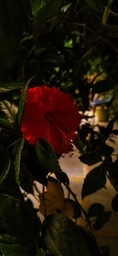
#> input picture U-Net_From_Scratch/testimg.jpeg, 118 x 256 px, shrunk from 590 x 1280 before the run, found by its file name
$ jupyter execute Exp5.ipynb   (older library calls are emulated)
#> lines starting #> are read from the running program, lines starting #| are printed output that depends on the picture; after the words box and inside, x2 and y2 are one past the last pixel; in counts of white or black regions, pixels touching at a corner belong together
# Step 1 — Understand: What is Image Segmentation?

An image is basically a grid of pixels.
Each pixel has an RGB value.

**The job of segmentation** = to divide those pixels into groups that belong to the same *object* or *region*.

---

## Example

If you take a photo of a park:

- 🟢 **Green pixels** → Grass / Trees
- 🔵 **Blue pixels** → Sky
- 🟤 **Brown pixels** → Path / Soil

---

## Key Idea

Image Segmentation = grouping similar pixels together to identify meaningful parts of an image.

[cell 1]
import cv2
import numpy as np
import matplotlib.pyplot as plt
from PIL import Image

plt.rcParams['figure.dpi'] = 120
print("Libraries import done!")

[cell 2]
image_path = 'testimg.jpeg'

# Loading image
img_bgr  = cv2.imread(image_path)
#> img_bgr is the input picture: shape (256, 118, 3); mean B, G, R 8.4, 22, 33.6
img_rgb  = cv2.cvtColor(img_bgr, cv2.COLOR_BGR2RGB)
img_gray = cv2.cvtColor(img_bgr, cv2.COLOR_BGR2GRAY)

# --- Comparison Plot ---
fig, axes = plt.subplots(1, 3, figsize=(15, 5))

# Original
axes[0].imshow(img_rgb)
axes[0].set_title('🌈 Original Image\n(RGB - 3 channels)', fontsize=12, fontweight='bold')
axes[0].axis('off')

# Grayscale
axes[1].imshow(img_gray, cmap='gray')
axes[1].set_title('⬛ Grayscale Image\n(1 channel - only intensity)', fontsize=12, fontweight='bold')
axes[1].axis('off')

# Pixel Intensity Heatmap (visual explantion of grayscale)
im = axes[2].imshow(img_gray, cmap='hot')
axes[2].set_title('🌡️ Intensity Heatmap\n(bright = high value, dark = low)', fontsize=12, fontweight='bold')
axes[2].axis('off')
plt.colorbar(im, ax=axes[2], fraction=0.046, pad=0.04)

plt.suptitle('Image Understanding — Three Visual ways',
             fontsize=14, fontweight='bold', y=1.02)
plt.tight_layout()
plt.show()

# Stats print
print(f"📐 Image Shape   : {img_rgb.shape}  →  (Height, Width, Channels)")
#| 📐 Image Shape   : (256, 118, 3)  →  (Height, Width, Channels)
print(f"🔢 Total Pixels  : {img_rgb.shape[0] * img_rgb.shape[1]:,}")
#| 🔢 Total Pixels  : 30,208
print(f"⬜ Gray Min Value: {img_gray.min()}  (Total black)")
#| ⬜ Gray Min Value: 0  (Total black)
print(f"⬛ Gray Max Value: {img_gray.max()}  (Total white)")
#| ⬛ Gray Max Value: 236  (Total white)
print(f"📊 Gray Mean     : {img_gray.mean():.1f}  (Average brightness)")
#| 📊 Gray Mean     : 23.9  (Average brightness)

##  Step 3: Thresholding -> Foreground vs Background

**Idea:** Divide image into two parts — foreground (object) or background.

now check every pixel value:
- if pixel value > threshold → White (Foreground)
- if pixel value < threshold → Black (Background)

**Otsu's Method** this method automatically find best threshold value.

### Formula:
$$\sigma_B^2(t) = \omega_0(t) \cdot \omega_1(t) \cdot [\mu_0(t) - \mu_1(t)]^2$$

- $\omega_0, \omega_1$ = ratio of both classes pixels
- $\mu_0, \mu_1$ = avg. intensity of both classes
- $t$ = Threshold value (to be maximized)

[cell 3]
# Manual threshold
manual_thresh = 127  # 0-255 mid vaalue between these two

_, manual_result = cv2.threshold(img_gray, manual_thresh, 255, cv2.THRESH_BINARY)
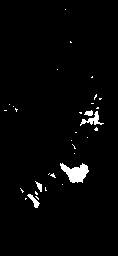
#> manual_result: shape (256, 118); 2.4% white; 32 white regions (27 under 20 px), largest, box (x1, y1, x2, y2) and area: (60, 163, 89, 183) 334, (80, 111, 104, 126) 119, (27, 194, 40, 208) 68, (84, 110, 93, 116) 37, (35, 181, 42, 192) 37

# Plot
fig, axes = plt.subplots(1, 3, figsize=(14, 4))

axes[0].imshow(img_gray, cmap='gray')
axes[0].set_title('Grayscale Image', fontweight='bold')
axes[0].axis('off')

axes[1].imshow(manual_result, cmap='gray')
axes[1].set_title(f'Manual Threshold = {manual_thresh}\n(manually setted)', fontweight='bold')
axes[1].axis('off')

# Histogram — samjho pixels kahan hain
axes[2].hist(img_gray.ravel(), bins=256, color='steelblue', alpha=0.8)
axes[2].axvline(manual_thresh, color='red', linewidth=2,
                label=f'Threshold = {manual_thresh}')
axes[2].set_title('Pixel Intensity Distribution', fontweight='bold')
axes[2].set_xlabel('Pixel Value (0=Black, 255=White)')
axes[2].set_ylabel('Pixel Count')
axes[2].legend()

plt.suptitle('Step 3A — Manual Thresholding', fontsize=13, fontweight='bold')
plt.tight_layout()
plt.show()
#> figure, not shown here; panel 3: tallest bar 1699 high, from x = 6.45 to 7.38

[cell 4]
# using Gaussian blur (to reducing noise)
blurred = cv2.GaussianBlur(img_gray, (5, 5), 0)

# otsu automatically find threshold
otsu_thresh, otsu_result = cv2.threshold(
    blurred, 0, 255,
    cv2.THRESH_BINARY + cv2.THRESH_OTSU
)
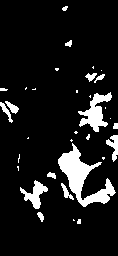
#> otsu_result: shape (256, 118); 10% white; 33 white regions (18 under 20 px), largest, box (x1, y1, x2, y2) and area: (58, 143, 116, 207) 1312, (78, 92, 112, 132) 587, (20, 180, 48, 209) 328
#> otsu_thresh = 54

# Differenciate Foreground and Background (on Color image)
fg_image = img_rgb.copy()
bg_image = img_rgb.copy()

fg_mask = otsu_result == 255        # Foreground pixels
fg_image[~fg_mask] = [0, 0, 0]     # Background changed to black
bg_image[fg_mask]  = [200, 200, 200]  # Foreground changed to grey
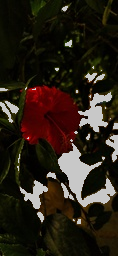
#> bg_image: shape (256, 118, 3); mean R, G, B 41.1, 32.5, 22.8

# Plot
fig, axes = plt.subplots(2, 2, figsize=(12, 10))

axes[0][0].imshow(img_rgb)
axes[0][0].set_title('Original Image', fontweight='bold')
axes[0][0].axis('off')

axes[0][1].imshow(otsu_result, cmap='gray')
axes[0][1].set_title(f'Otsu Result\n(Auto Threshold = {otsu_thresh:.0f})',
                      fontweight='bold', color='green')
axes[0][1].axis('off')

axes[1][0].imshow(fg_image)
axes[1][0].set_title('Foreground Only', fontweight='bold')
axes[1][0].axis('off')

axes[1][1].imshow(bg_image)
axes[1][1].set_title('Background Only', fontweight='bold')
axes[1][1].axis('off')

plt.suptitle(f'Step 3B — Otsu\'s Thresholding (Best T = {otsu_thresh:.0f})',
             fontsize=13, fontweight='bold')
plt.tight_layout()
plt.show()

print(f" Otsu best threshold: {otsu_thresh:.0f}")
#|  Otsu best threshold: 54
print(f" Foreground pixels: {fg_mask.sum():,}")
#|  Foreground pixels: 3,030
print(f" Background pixels: {(~fg_mask).sum():,}")
#|  Background pixels: 27,178

## Step 4: Edge Detection

**What is Edge?**
Places where pixel values suddenly change,
where one object vanish and new object start

### 2 Methods for thi:

| Method | How this work? |
|--------|----------------------|
| **Sobel** | it find gradient between X and Y direction. |
| **Canny** | Best edges, removes noise, and then detects edge |

### Sobel Formula:
$$G_x = \begin{bmatrix} -1 & 0 & +1 \\ -2 & 0 & +2 \\ -1 & 0 & +1 \end{bmatrix} * I$$
$$G_y = \begin{bmatrix} -1 & -2 & -1 \\ 0 & 0 & 0 \\ +1 & +2 & +1 \end{bmatrix} * I$$
$$G = \sqrt{G_x^2 + G_y^2}$$

- $I$ = Image matrix
- $G_x$ = Horizontal edges
- $G_y$ = Vertical edges
- $G$ = Final edge strength

[cell 5]
# Step 1: # Find Soble X and Y different different
sobel_x = cv2.Sobel(img_gray, cv2.CV_64F, 1, 0, ksize=3)  # Vertical edges
sobel_y = cv2.Sobel(img_gray, cv2.CV_64F, 0, 1, ksize=3)  # Horizontal edges
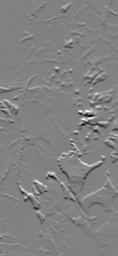
#> sobel_y: shape (256, 118) float64; min -709, max 682, mean 0; drawn with min black and max white

# Step 2: Combined magnitude → G = sqrt(Gx² + Gy²)
sobel_combined = np.sqrt(sobel_x**2 + sobel_y**2)
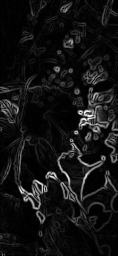
#> sobel_combined: shape (256, 118) float64; min 0, max 719.9, mean 56.5; drawn with min black and max white

# Step 3: 0-255 normalize in this range
sobel_combined = np.uint8(sobel_combined / sobel_combined.max() * 255)

# Step 4: Plot
fig, axes = plt.subplots(1, 4, figsize=(18, 4))

axes[0].imshow(img_gray, cmap='gray')
axes[0].set_title('⬛ Grayscale\n(Input)', fontweight='bold')
axes[0].axis('off')

axes[1].imshow(np.abs(sobel_x), cmap='gray')
axes[1].set_title('Sobel X\n(Vertical Edges)', fontweight='bold')
axes[1].axis('off')

axes[2].imshow(np.abs(sobel_y), cmap='gray')
axes[2].set_title('Sobel Y\n(Horizontal Edges)', fontweight='bold')
axes[2].axis('off')

axes[3].imshow(sobel_combined, cmap='gray')
axes[3].set_title('✨ Sobel Combined\n(All Edges)', fontweight='bold')
axes[3].axis('off')

plt.suptitle('Step 4A — Sobel Edge Detection', fontsize=13, fontweight='bold')
plt.tight_layout()
plt.show()
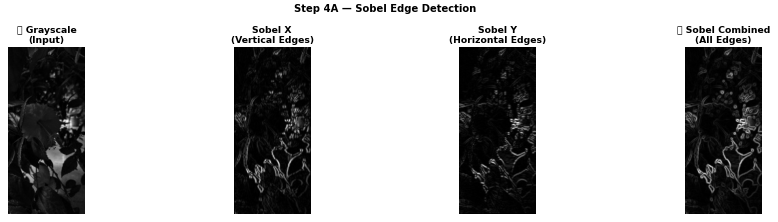
#> figure drawn by matplotlib, 4 panels

# Stats
edge_pixels = (sobel_combined > 30).sum()
#> edge_pixels = 5439
total_pixels = img_gray.size
#> total_pixels = 30208
print(f"Edge pixels (>30): {edge_pixels:,}")
#| Edge pixels (>30): 5,439
print(f"Edge ratio: {edge_pixels/total_pixels*100:.1f}% of image")
#| Edge ratio: 18.0% of image

## Step 4B: Canny Edge Detection

Canny, Sobel se **smarter** hai — yeh 2 thresholds use karta hai:

| Threshold | Matlab |
|-----------|--------|
| **Lower** | no edges |
| **Upper** | there is a edge |
| **Beech mein** | only when where a edge is connected with different edge|

### Canny Pipeline:
$$\text{Image} \xrightarrow{\text{Blur}} \xrightarrow{\text{Gradient}} \xrightarrow{\text{Non-Max}} \xrightarrow{\text{Double Threshold}} \text{Edges}$$

[cell 6]
# try three different threshold combinations
configs = [
    (20, 60,  'Sensitive\n(more edges)'),
    (50, 150, 'Balanced \n(recommended)'),
    (100, 200, 'Strict\n(only strong edges)'),
]

fig, axes = plt.subplots(2, 3, figsize=(15, 9))

for idx, (low, high, title) in enumerate(configs):
    edges = cv2.Canny(blurred, low, high)

    # Overlay the edges on original images (red color)
    overlay = img_rgb.copy()
    overlay[edges == 255] = [255, 0, 0]

    # Row 1: only edges
    axes[0][idx].imshow(edges, cmap='gray')
    axes[0][idx].set_title(f'{title}\nlow={low}, high={high}', fontweight='bold')
    axes[0][idx].axis('off')
    axes[0][idx].set_xlabel(f"Edges: {(edges==255).sum():,} pixels")

    # Row 2: Overlay on original
    axes[1][idx].imshow(overlay)
    axes[1][idx].set_title(f'Overlay — low={low}, high={high}', fontweight='bold')
    axes[1][idx].axis('off')
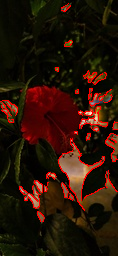
#> overlay: shape (256, 118, 3); mean R, G, B 41.1, 19.4, 7.1

plt.suptitle('Step 4B — Canny Edge Detection (3 configs comparing)',
             fontsize=13, fontweight='bold')
plt.tight_layout()
plt.show()

# Save the best results (Balanced)
best_edges = cv2.Canny(blurred, 50, 150)
print(f"Best (Balanced) edge pixels : {(best_edges==255).sum():,}")
#| Best (Balanced) edge pixels : 1,933
print(f"Sobel edge pixels        : 45,315")
print(f"Difference: Canny is more clean!")

## 🎨 Step 5: K-Means Clustering Segmentation

**Idea:** Based on the RGB color of image pixels we divide them into K groups (clusters)

### Objective Function (To Minimize):
$$J = \sum_{j=1}^{K} \sum_{x_i \in C_j} \|x_i - \mu_j\|^2$$

- $K$ = how many segements want?
- $x_i$ = RGB value of individual pixel
- $\mu_j$ = Center of Cluster (mean color)
- $\|x_i - \mu_j\|^2$ = Distance between pixel and center

### Centroid Update Formula:
$$\mu_j = \frac{1}{|C_j|} \sum_{x_i \in C_j} x_i$$

[cell 7]
from sklearn.cluster import KMeans

# Step 1: Convert the pixels of image into list
h, w, c = img_rgb.shape
#> h = 256; w = 118; c = 3
pixels = img_rgb.reshape(-1, 3).astype(np.float32)
# Shape: (total_pixels, 3) → all pixels are a row [R, G, B]

print(f" Image shape     : {img_rgb.shape}")
#|  Image shape     : (256, 118, 3)
print(f" Total pixels    : {pixels.shape[0]:,}")
#|  Total pixels    : 30,208
print(f" Features per px : {pixels.shape[1]} (R, G, B)")
#|  Features per px : 3 (R, G, B)

[cell 8]
# Step 2: apply K-means
# K = 4 that means 4 segments/colors mein divide
K = 4

kmeans = KMeans(n_clusters=K, random_state=42, n_init=10)
kmeans.fit(pixels)

# here pixel get it's cluster number
labels = kmeans.labels_          # Shape: (total_pixels,)
centers = kmeans.cluster_centers_.astype(np.uint8)  # K colors

print(f" K-Means complete!")
print(f" Clusters making  : {K}")
print(f"\n mean color of every cluster (RGB):")
for i, color in enumerate(centers):
    print(f"   Cluster {i+1}: R={color[0]:3d}, G={color[1]:3d}, B={color[2]:3d}")

[cell 9]
# Step 3: make segmented image and visualize it

# give every pixel mean color to it's cluster
segmented_pixels = centers[labels]
segmented_image = segmented_pixels.reshape(h, w, 3)

# Plot
fig, axes = plt.subplots(1, 3, figsize=(15, 5))

axes[0].imshow(img_rgb)
axes[0].set_title(' Original Image', fontweight='bold')
axes[0].axis('off')

axes[1].imshow(labels.reshape(h, w), cmap='tab10')
axes[1].set_title(' Label Map\n(all color = diff cluster)', fontweight='bold')
axes[1].axis('off')

axes[2].imshow(segmented_image)
axes[2].set_title(f'✨ Segmented Image\n(K={K} clusters)', fontweight='bold')
axes[2].axis('off')

plt.suptitle('Step 5 — K-Means Segmentation Result', fontsize=13, fontweight='bold')
plt.tight_layout()
plt.show()
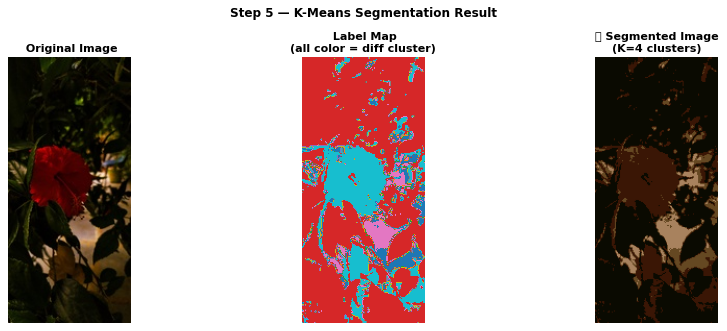
#> figure drawn by matplotlib, 3 panels

# Har cluster mein kitne pixels hain
print("Cluster-wise pixel count:")
for i in range(K):
    count = (labels == i).sum()
    percent = count / len(labels) * 100
    print(f"   Cluster {i+1}: {count:,} pixels ({percent:.1f}%)")

[cell 10]
# Step 4: K = 2, 3, 4, 5 compare karo — konsa best lagta hai?

K_values = [2, 3, 4, 5]

fig, axes = plt.subplots(2, 4, figsize=(18, 9))

for idx, k in enumerate(K_values):
    km = KMeans(n_clusters=k, random_state=42, n_init=10)
    km.fit(pixels)

    seg = km.cluster_centers_.astype(np.uint8)[km.labels_]
    seg_img = seg.reshape(h, w, 3)

    # Row 1: Segmented image
    axes[0][idx].imshow(seg_img)
    axes[0][idx].set_title(f'K = {k}', fontsize=12, fontweight='bold')
    axes[0][idx].axis('off')

    # Row 2: Label map
    axes[1][idx].imshow(km.labels_.reshape(h, w), cmap='tab10')
    axes[1][idx].set_title(f'Label Map (K={k})', fontsize=12, fontweight='bold')
    axes[1][idx].axis('off')

plt.suptitle('Step 5 — K values compare karo (2 se 5 tak)',
             fontsize=13, fontweight='bold')
plt.tight_layout()
plt.show()
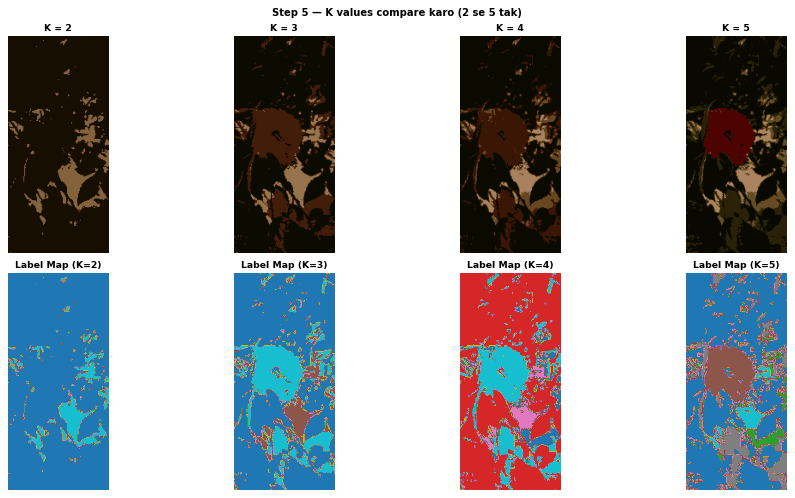
#> figure drawn by matplotlib, 8 panels

print("💡 Tip:")
print("   K more = more detail = slow")
print("   K less   = less detail  = fast")
print("\n Which K is best for my image?")

[cell 11]
# CELL 6: Results + Conclusion

fig, axes = plt.subplots(2, 3, figsize=(16, 10))

# 1. Original
axes[0][0].imshow(img_rgb)
axes[0][0].set_title(' Original Image', fontweight='bold')
axes[0][0].axis('off')

# 2. Grayscale
axes[0][1].imshow(img_gray, cmap='gray')
axes[0][1].set_title(' Grayscale', fontweight='bold')
axes[0][1].axis('off')

# 3. Otsu Thresholding
axes[0][2].imshow(otsu_result, cmap='gray')
axes[0][2].set_title(f' Otsu Threshold\n(T={otsu_thresh:.0f})', fontweight='bold')
axes[0][2].axis('off')

# 4. Sobel Edges
axes[1][0].imshow(sobel_combined, cmap='gray')
axes[1][0].set_title(' Sobel Edges', fontweight='bold')
axes[1][0].axis('off')

# 5. Canny Edges
axes[1][1].imshow(best_edges, cmap='gray')
axes[1][1].set_title(' Canny Edges', fontweight='bold')
axes[1][1].axis('off')

# 6. K-Means Best Result
best_K = 5
km_final = KMeans(n_clusters=best_K, random_state=42, n_init=10)
km_final.fit(pixels)
seg_final = km_final.cluster_centers_.astype(np.uint8)[km_final.labels_]
seg_final = seg_final.reshape(h, w, 3)
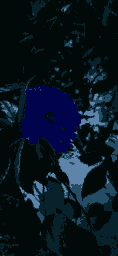
#> seg_final: shape (256, 118, 3); mean of channels 0, 1, 2 33, 21.7, 7.9; drawn as B, G, R

axes[1][2].imshow(seg_final)
axes[1][2].set_title(f' K-Means (K={best_K})', fontweight='bold')
axes[1][2].axis('off')

plt.suptitle(' Final Results — Poora Experiment Ek Nazar Mein',
             fontsize=14, fontweight='bold')
plt.tight_layout()
plt.show()

[cell 12]
# Conclusion Print karo


print("=" * 55)
print("         EXPERIMENT CONCLUSION")
print("=" * 55)

print(f"""
  Image Size     : {img_rgb.shape[0]} x {img_rgb.shape[1]} pixels
  Total Pixels   : {img_rgb.shape[0] * img_rgb.shape[1]:,}

 METHOD-WISE SUMMARY:
━━━━━━━━━━━━━━━━━━━━━━━━━━━━━━━━━━━━━━━━━━━━━━━━
 Otsu Thresholding
   → Best Threshold  : {otsu_thresh:.0f}
   → Foreground      : {(otsu_result==255).sum():,} pixels
   → Background      : {(otsu_result==0).sum():,} pixels

 Sobel Edge Detection
   → Edge Pixels     : {(sobel_combined > 30).sum():,}
   → Edge Ratio      : {(sobel_combined > 30).sum() / img_gray.size * 100:.1f}%

 Canny Edge Detection
   → Edge Pixels     : {(best_edges==255).sum():,}
   → Thresholds Used : 50 (low), 150 (high)

 K-Means Clustering
   → Best K Value    : {best_K}
   → Segments Bane   : {best_K} color regions
━━━━━━━━━━━━━━━━━━━━━━━━━━━━━━━━━━━━━━━━━━━━━━━━

🎯 CONCLUSION:
   Image segmentation se hum ek image ko meaningful
   regions mein divide kar sakte hain. Har method
   ka apna use case hai:

   • Thresholding → Simple, fast (binary only)
   • Edge Detection → Boundaries dhundne ke liye
   • K-Means → Color based segmentation best hai!
""")
#> (printed output is left out)
print("=" * 55)
print(" Experiment Complete!")
print("=" * 55)

$ run again, with U-Net_From_Scratch/predictions.png saved as U-Net_From_Scratch/testimg.jpeg
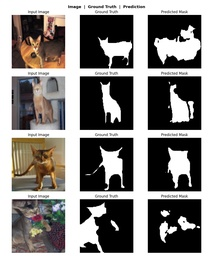
#> input picture U-Net_From_Scratch/predictions.png, 213 x 256 px, shrunk from 1000 x 1200 before the run, found by its file name
#> img_bgr is the input picture: shape (256, 213, 3); mean B, G, R 130.3, 132.9, 136.1
#| 📐 Image Shape   : (256, 213, 3)  →  (Height, Width, Channels)
#| 🔢 Total Pixels  : 54,528
#| ⬜ Gray Min Value: 0  (Total black)
#| ⬛ Gray Max Value: 255  (Total white)
#| 📊 Gray Mean     : 133.5  (Average brightness)
#> manual_result: shape (256, 213); 51.1% white; 48 black regions (32 under 20 px), largest, box (x1, y1, x2, y2) and area: (148, 199, 201, 253) 2522, (12, 199, 65, 253) 2456, (80, 76, 133, 130) 2452
#> otsu_result: shape (256, 213); 50.1% white; 15 black regions, largest, box (x1, y1, x2, y2) and area: (148, 199, 201, 253) 2542, (12, 199, 65, 253) 2534, (80, 76, 133, 130) 2470
#> otsu_thresh = 133
#|  Otsu best threshold: 133
#|  Foreground pixels: 27,339
#|  Background pixels: 27,189
#> `plt.show()`:
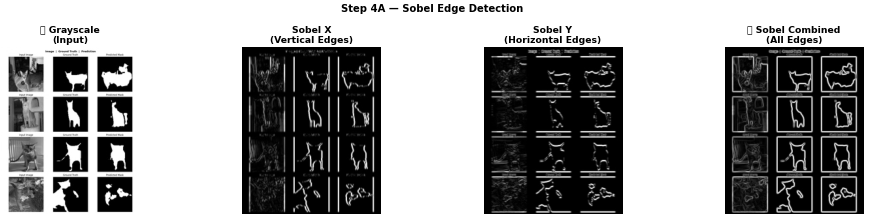
#> figure drawn by matplotlib, 4 panels
#> edge_pixels = 15325
#| Edge pixels (>30): 15,325
#| Edge ratio: 28.1% of image
#| Best (Balanced) edge pixels : 5,926
#|  Image shape     : (256, 213, 3)
#|  Total pixels    : 54,528
#|  Features per px : 3 (R, G, B)
#> `seg_final = seg_final.reshape(h, w, 3)`:
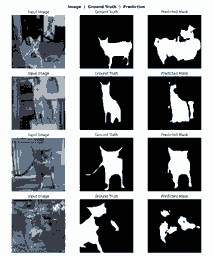
#> seg_final: shape (256, 213, 3); mean of channels 0, 1, 2 135.7, 132.7, 129.6; drawn as B, G, R
#> (printed output is left out)
